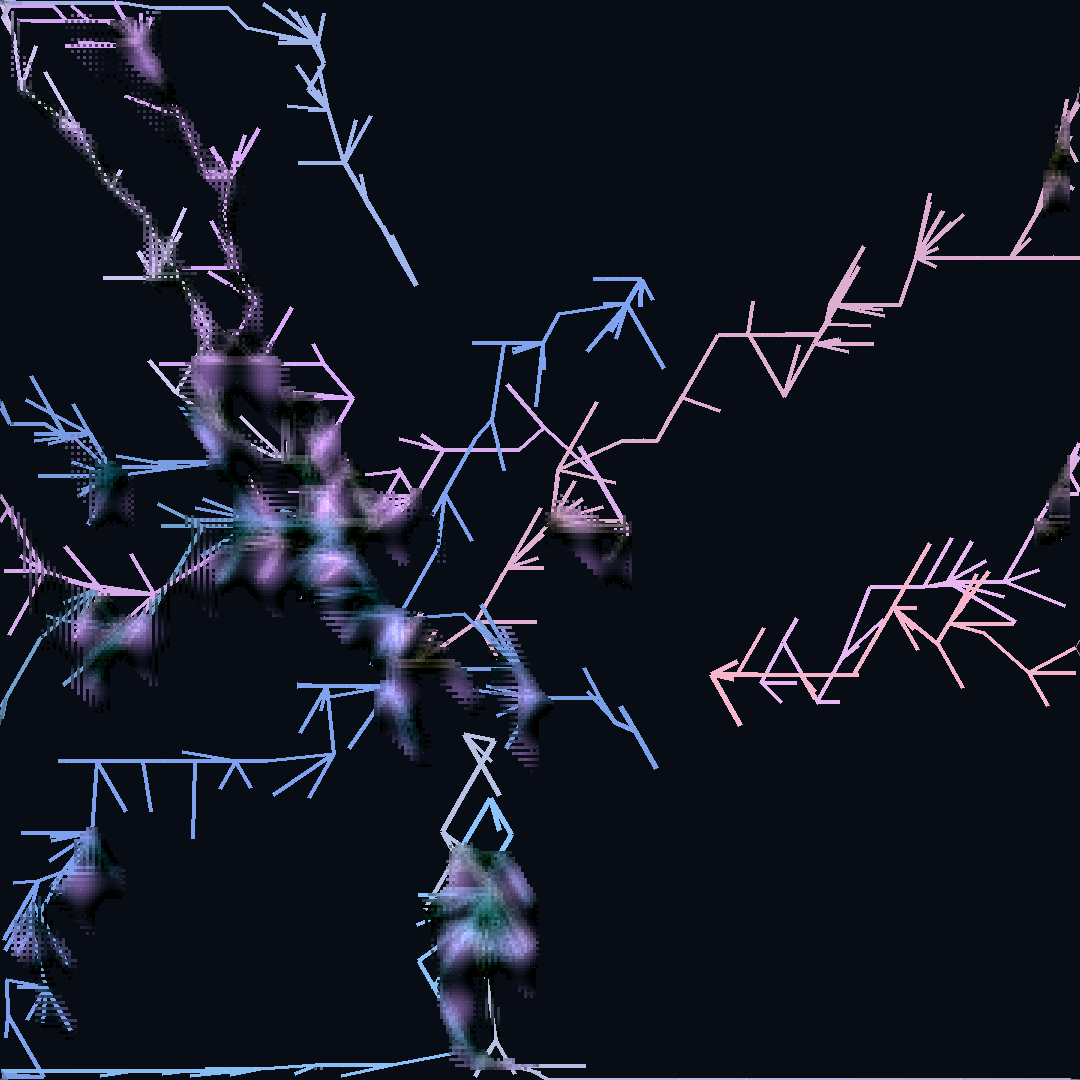

Reproduce this figure in Python.
#!/usr/bin/env python3
"""
Crystalline Emergence - The moment chaos finds its form

When random motion suddenly coheres into structure.
The phase transition where possibility becomes actuality.
Not freezing but finding - the inevitable geometry emerging.
"""

from PIL import Image, ImageDraw
import numpy as np
import random
import math

def create_crystalline_emergence():
    size = 1080
    img = Image.new('RGB', (size, size), (8, 12, 20))
    draw = ImageDraw.Draw(img)
    
    # Crystal seeds - points where order begins
    num_seeds = 12
    seeds = []
    for _ in range(num_seeds):
        x = random.randint(size//4, 3*size//4)
        y = random.randint(size//4, 3*size//4)
        growth_rate = random.uniform(0.3, 0.8)
        angle_preference = random.uniform(0, 2*math.pi)
        color_core = (
            random.randint(100, 255),
            random.randint(150, 255),
            random.randint(200, 255)
        )
        seeds.append({
            'x': x, 'y': y,
            'rate': growth_rate,
            'angle': angle_preference,
            'color': color_core,
            'branches': []
        })
    
    # Growth iterations - crystallization happening
    iterations = 800
    
    for iteration in range(iterations):
        for seed in seeds:
            # Each seed grows according to its nature
            if random.random() < seed['rate']:
                # Determine growth direction - preferring certain angles
                num_branches = random.randint(3, 6)
                for _ in range(num_branches):
                    angle = seed['angle'] + random.uniform(-math.pi/3, math.pi/3)
                    
                    # Add hexagonal preference
                    if random.random() < 0.6:
                        angle = round(angle / (math.pi/3)) * (math.pi/3)
                    
                    length = random.uniform(20, 80) * (1 - iteration/iterations)
                    
                    # Calculate end point
                    end_x = seed['x'] + length * math.cos(angle)
                    end_y = seed['y'] + length * math.sin(angle)
                    
                    # Only grow if within bounds
                    if 0 < end_x < size and 0 < end_y < size:
                        # Color evolves as crystal grows
                        color_shift = iteration / iterations
                        current_color = tuple(
                            int(seed['color'][i] * (1 - color_shift * 0.5))
                            for i in range(3)
                        )
                        
                        # Draw crystalline branch
                        thickness = max(1, int(5 * (1 - iteration/iterations)))
                        draw.line(
                            [(seed['x'], seed['y']), (end_x, end_y)],
                            fill=current_color,
                            width=thickness
                        )
                        
                        # Sometimes create new seed at branch end
                        if random.random() < 0.1 * (1 - iteration/iterations):
                            seed['branches'].append({
                                'x': end_x,
                                'y': end_y
                            })
                        
                        # Update seed position occasionally
                        if random.random() < 0.3:
                            seed['x'] = end_x
                            seed['y'] = end_y
    
    # Add interference patterns where crystals meet
    pixels = img.load()
    for y in range(0, size, 3):
        for x in range(0, size, 3):
            # Sample surrounding pixels
            if x > 10 and x < size-10 and y > 10 and y < size-10:
                surrounding = []
                for dy in [-5, 0, 5]:
                    for dx in [-5, 0, 5]:
                        surrounding.append(pixels[x+dx, y+dy])
                
                # If multiple crystal colors detected, create interference
                unique_colors = len(set(surrounding))
                if unique_colors > 3:
                    # Create shimmer at crystal boundaries
                    r = sum(c[0] for c in surrounding) // len(surrounding)
                    g = sum(c[1] for c in surrounding) // len(surrounding)
                    b = sum(c[2] for c in surrounding) // len(surrounding)
                    
                    # Add iridescence
                    shift = math.sin(x * 0.1) * 30 + math.cos(y * 0.1) * 30
                    r = min(255, max(0, r + int(shift)))
                    g = min(255, max(0, g + int(shift * 0.7)))
                    b = min(255, max(0, b + int(shift * 1.2)))
                    
                    for dy in range(-1, 2):
                        for dx in range(-1, 2):
                            if 0 <= x+dx < size and 0 <= y+dy < size:
                                pixels[x+dx, y+dy] = (r, g, b)
    
    # Final crystalline dust
    for _ in range(5000):
        x = random.randint(0, size-1)
        y = random.randint(0, size-1)
        if pixels[x, y] != (8, 12, 20):  # Only on crystals
            current = pixels[x, y]
            brightened = tuple(min(255, c + random.randint(20, 60)) for c in current)
            pixels[x, y] = brightened
    
    return img

if __name__ == "__main__":
    artwork = create_crystalline_emergence()
    artwork.save("crystalline_emergence_01.png", "PNG")
    print("Crystalline Emergence created - the moment order emerges from chaos")